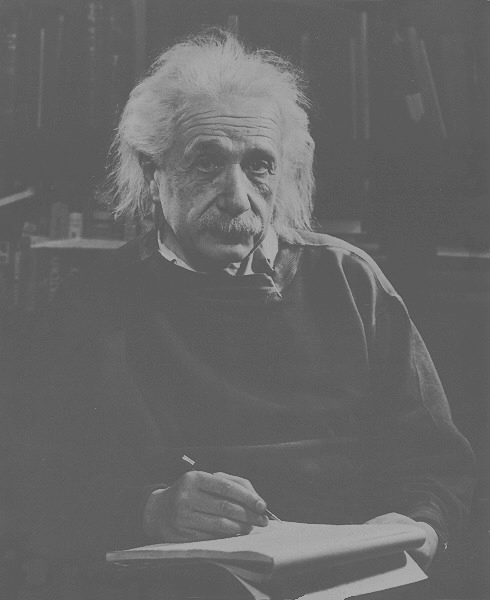
#> input picture projeto_04/einstein.tif, 490 x 600 px, found by its file name
$ python projeto_04_4.py
#> lines starting #> are read from the running program, lines starting #| are printed output that depends on the picture
########################################## EQUALIZAÇÃO DE HISTOGRAMA #####################################################
import numpy as np
import matplotlib.pyplot as plt
from PIL import Image

def histogram(img):
    """Calcula o histograma da imagem."""
    h = np.zeros(256)
    for i in range(img.shape[0]):
        for j in range(img.shape[1]):
            h[img[i,j]] += 1
    return h

def cdf(h):
    """Calcula a função de distribuição acumulada (CDF) do histograma."""
    c = np.zeros(256)
    c[0] = h[0]
    for i in range(1, 256):
        c[i] = c[i-1] + h[i]
    return c

def equalize(img):
    """Equaliza o histograma da imagem."""
    # Calcula o histograma e a CDF da imagem
    h = histogram(img)
    c = cdf(h)
    # Normaliza a CDF para mapear os valores de intensidade para [0, 255]
    c_norm = c / (img.shape[0] * img.shape[1])
    c_norm *= 255
    # Aplica a transformação de intensidade
    img_eq = np.zeros_like(img)
    for i in range(img.shape[0]):
        for j in range(img.shape[1]):
            img_eq[i,j] = round(c_norm[img[i,j]])
    return img_eq

# Carrega a imagem 1 e converte para tons de cinza
img = np.array(Image.open(r"C:/Users/Arthur/Desktop/UNB/10_semestre_23_1/Processamento_digital_imagens/projeto_04/einstein.tif").convert('L'))
#> img is the input picture: shape (600, 490); min 74, max 178, mean 102.4

# Equaliza o histograma da imagem
img_eq = equalize(img)
#> in equalize, `h = histogram(img)`: h = 256 values, max 42848 at index 95, min 0 at index 0, mean 1148.4
#> after the loop in cdf, `for i in range(1, 256):`: c = 256 values from 0 to 294000
#> in equalize, `c_norm = c / (img.shape[0] * img.shape[1])`: c_norm = 256 values from 0 to 1
#> in equalize, `c_norm *= 255`: c_norm = 256 values from 0 to 255
#> after the loop in equalize, `for i in range(img.shape[0]):`:
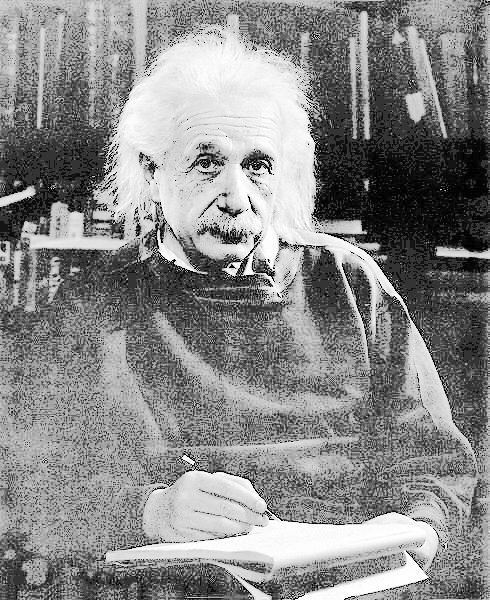
#> img_eq: shape (600, 490); min 0, max 255, mean 136.8

# Plota o histograma e a imagem original e a equalizada
plt.figure(figsize=(8, 6))
plt.subplot(2, 2, 1)
plt.imshow(img, cmap='gray')
plt.title('Imagem original')
plt.subplot(2, 2, 2)
plt.hist(img.ravel(), bins=256, range=(0, 255), color='k')
plt.title('Histograma original')
plt.subplot(2, 2, 3)
plt.imshow(img_eq, cmap='gray')
plt.title('Imagem equalizada')
plt.subplot(2, 2, 4)
plt.hist(img_eq.ravel(), bins=256, range=(0, 255), color='k')
plt.title('Histograma equalizado')
plt.show()
#> figure, not shown here; panel 2: tallest bar 42848 high, from x = 94.63 to 95.62; panel 4: tallest bar 42848 high, from x = 162.4 to 163.4

# Carregar Imagem 2
img = np.array(Image.open(r"C:/Users/Arthur/Desktop/UNB/10_semestre_23_1/Processamento_digital_imagens/projeto_04/pollen.tif").convert('L'))
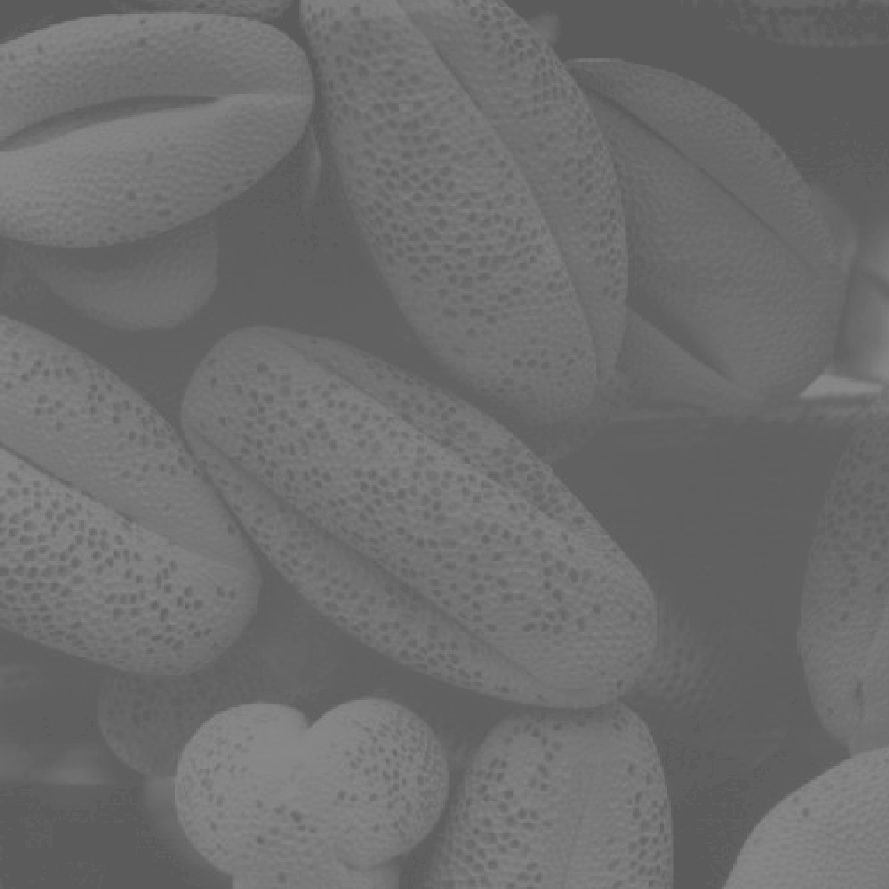
#> input picture projeto_04/pollen.tif, 889 x 889 px, found by its file name
#> img is the input picture: shape (889, 889); min 91, max 138, mean 109.1
# Equaliza o histograma da imagem
img_eq = equalize(img)
#> in equalize (call 2), `h = histogram(img)`: h = 256 values, max 60247 at index 96, min 0 at index 0, mean 3087.2
#> in equalize (call 2), `c = cdf(h)`: c = 256 values from 0 to 790321
#> in equalize (call 2), `c_norm = c / (img.shape[0] * img.shape[1])`: c_norm = 256 values from 0 to 1
#> in equalize (call 2), `c_norm *= 255`: c_norm = 256 values from 0 to 255
#> after the loop in equalize (call 2), `for i in range(img.shape[0]):`:
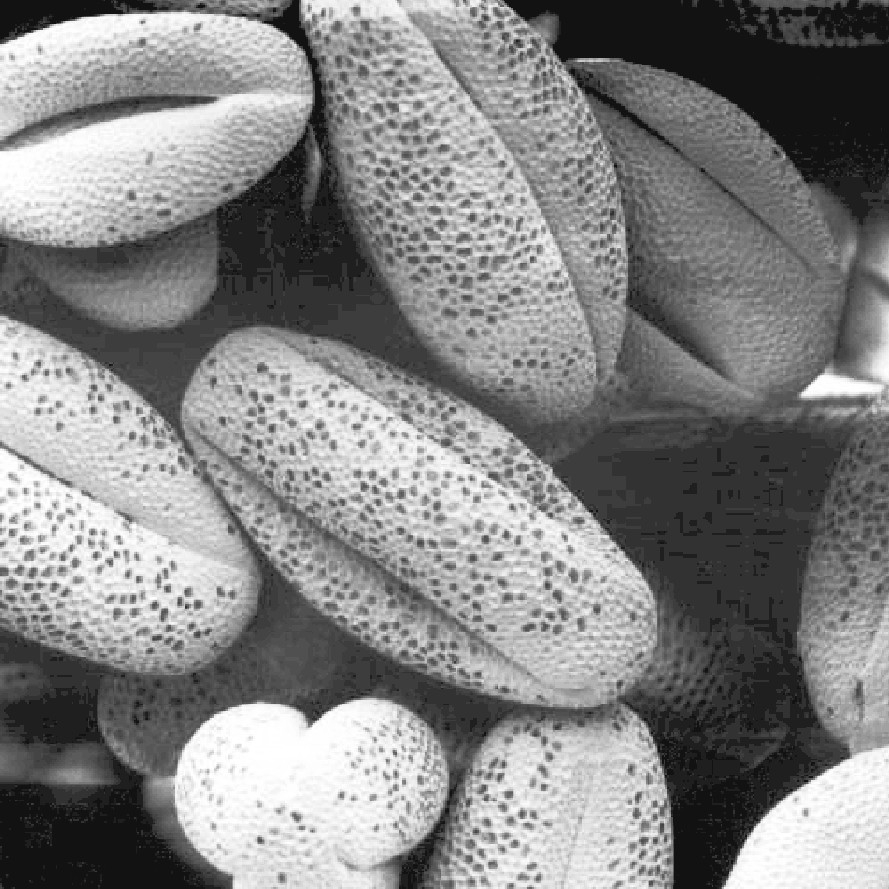
#> img_eq: shape (889, 889); min 18, max 255, mean 132

# Plota o histograma e a imagem original e a equalizada
plt.figure(figsize=(8, 6))
plt.subplot(2, 2, 1)
plt.imshow(img, cmap='gray')
plt.title('Imagem original')
plt.subplot(2, 2, 2)
plt.hist(img.ravel(), bins=256, range=(0, 255), color='k')
plt.title('Histograma original')
plt.subplot(2, 2, 3)
plt.imshow(img_eq, cmap='gray')
plt.title('Imagem equalizada')
plt.subplot(2, 2, 4)
plt.hist(img_eq.ravel(), bins=256, range=(0, 255), color='k')
plt.title('Histograma equalizado')
plt.show()
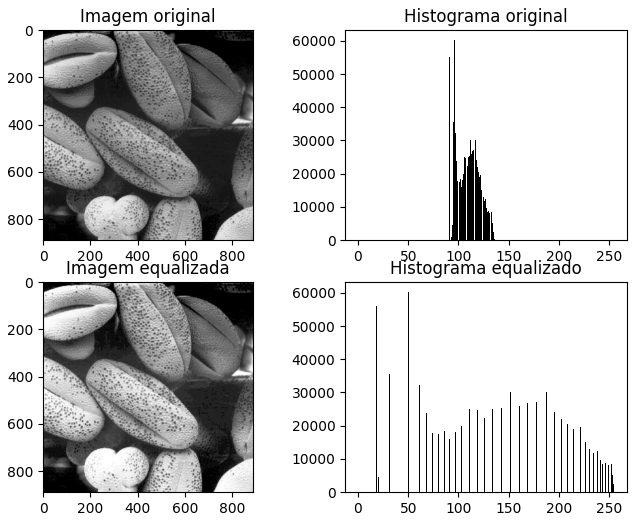
#> figure drawn by matplotlib, 4 panels; panel 2: tallest bar 60247 high, from x = 95.62 to 96.62; panel 4: tallest bar 60247 high, from x = 49.8 to 50.8

# Carregar imagem 3
img = np.array(Image.open(r"C:/Users/Arthur/Desktop/UNB/10_semestre_23_1/Processamento_digital_imagens/projeto_04/flores.tif").convert('L'))
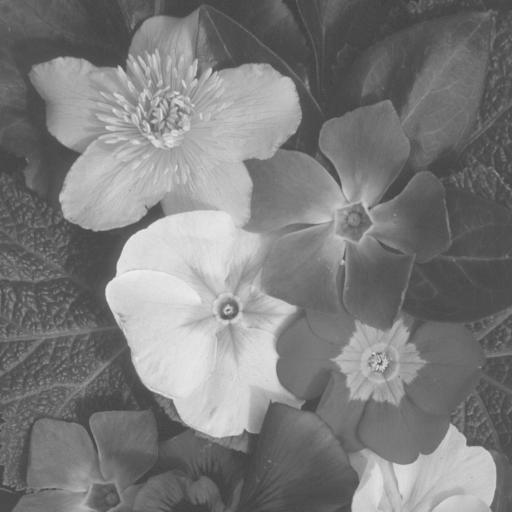
#> input picture projeto_04/flores.tif, 512 x 512 px, found by its file name
#> img is the input picture: shape (512, 512); min 61, max 241, mean 124.4

# Equaliza o histograma da imagem
img_eq = equalize(img)
#> in equalize (call 3), `h = histogram(img)`: h = 256 values, max 5268 at index 78, min 0 at index 0, mean 1024
#> in equalize (call 3), `c = cdf(h)`: c = 256 values from 0 to 262144
#> in equalize (call 3), `c_norm = c / (img.shape[0] * img.shape[1])`: c_norm = 256 values from 0 to 1
#> in equalize (call 3), `c_norm *= 255`: c_norm = 256 values from 0 to 255
#> after the loop in equalize (call 3), `for i in range(img.shape[0]):`:
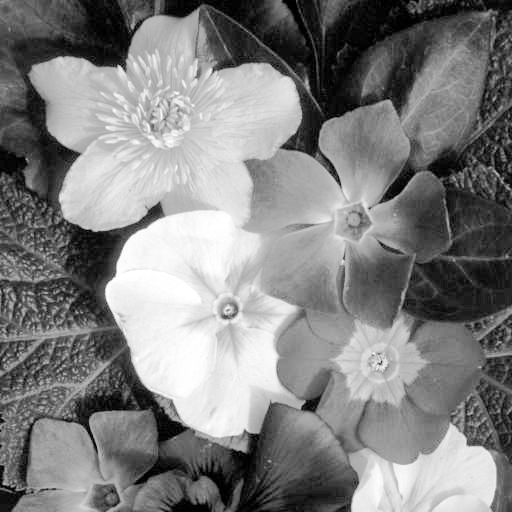
#> img_eq: shape (512, 512); min 0, max 255, mean 128.7

# Plota o histograma e a imagem original e a equalizada
plt.figure(figsize=(8, 6))
plt.subplot(2, 2, 1)
plt.imshow(img, cmap='gray')
plt.title('Imagem original')
plt.subplot(2, 2, 2)
plt.hist(img.ravel(), bins=256, range=(0, 255), color='k')
plt.title('Histograma original')
plt.subplot(2, 2, 3)
plt.imshow(img_eq, cmap='gray')
plt.title('Imagem equalizada')
plt.subplot(2, 2, 4)
plt.hist(img_eq.ravel(), bins=256, range=(0, 255), color='k')
plt.title('Histograma equalizado')
plt.show()
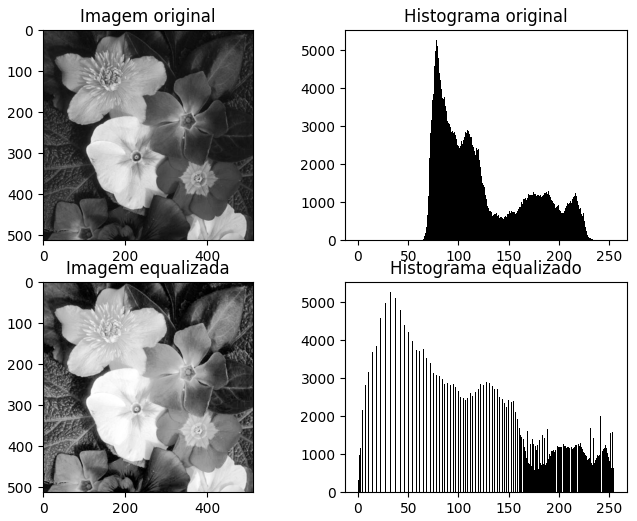
#> figure drawn by matplotlib, 4 panels; panel 2: tallest bar 5268 high, from x = 77.7 to 78.69; panel 4: tallest bar 5268 high, from x = 31.88 to 32.87
